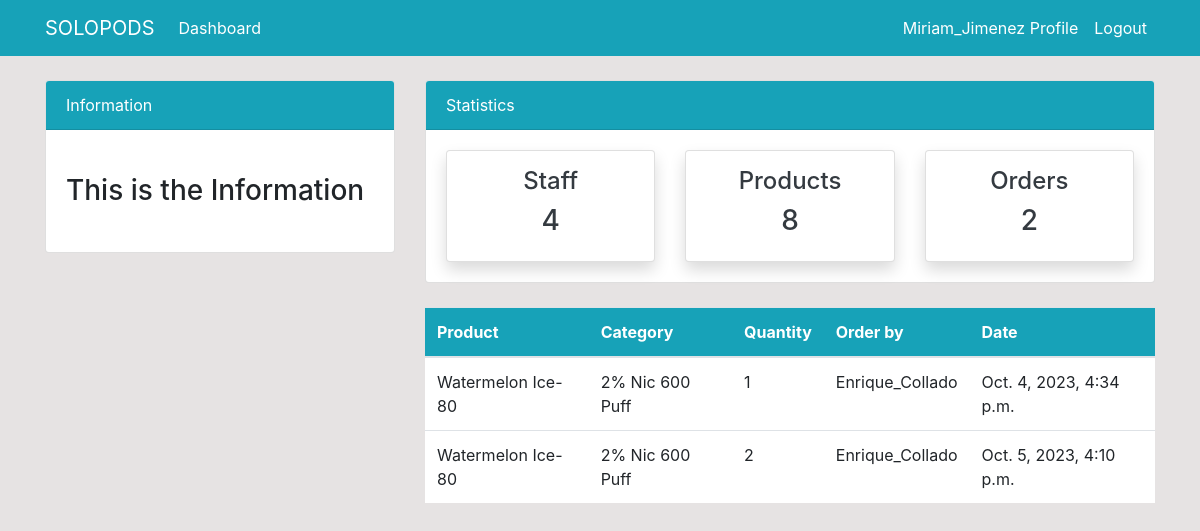
Screenshot of /order/ (signed in) with the database file from the repository.
### dashboard/models.py (models this page shows, shortened)
class Order(models.Model):
    product = models.ForeignKey(Product, on_delete=models.CASCADE, null=True)
    staff = models.ForeignKey(User, models.CASCADE, null=True)
    order_quantity = models.PositiveIntegerField(null=True)
    date = models.DateTimeField(auto_now_add=True)
    class Meta:
        verbose_name_plural = 'Order'

class Product(models.Model):
    name = models.CharField(max_length=100, null=True)
    category = models.CharField(max_length=20, choices=CATEGORY, null=True)
    quantity = models.PositiveIntegerField(null=True)
    class Meta:
        verbose_name_plural = 'Product'
    def __str__(self):
        return f'{self.name}-{self.quantity}'

### dashboard/views.py (the view)
# urls.py: path('order/', views.order, name='dashboard-order'),
@login_required
def order(request):
    orders = Order.objects.all()
    orders_count = orders.count()
    workers_count = User.objects.all().count()
    product_count = Product.objects.all().count()
    context = {
        'orders': orders,
        'workers_count': workers_count,
        'orders_count': orders_count,
        'product_count': product_count,
    }
    return render(request, 'dashboard/order.html', context)

### templates/dashboard/order.html (shortened to what this page needs)
{% extends 'partials/base.html' %}
{% block content %}
{% include 'partials/topnav.html' %}
    <div class="container">
        <div class="row my-4">
            <div class="col-md-4">
            </div>
            <div class="col-md-8">
                <table class="table bg-white">
                    <thead class="bg-info">
                        <tr class="text-white">
                            <th scope="col">Product</th>
                            <th scope="col">Category</th>
                            <th scope="col">Quantity</th>
                            <th scope="col">Order by</th>
                            <th scope="col">Date</th>
                        </tr>
                    </thead>
                    <tbody>
                        {% for orders in orders %}
                        <tr>
                            <td>{{ orders.product }}</td>
                            <td>{{ orders.product.category }}</td>
                            <td>{{ orders.order_quantity }}</td>
                            <td>{{ orders.staff.username }}</td>
                            <td>{{ orders.date }}</td>
                        </tr>
                        {% endfor %}
                    </tbody>
                </table>
            </div>
        </div>
    </div>
{% endblock %}

### templates/partials/nav.html (shortened to what this page needs)
    <nav class="navbar navbar-expand-lg navbar-info bg-info">
        {% if user.is_authenticated %}
        <div class="container">
            <a class="navbar-brand text-white" href="{% url 'dashboard-index' %}">SOLOPODS</a>
            <div class="collapse navbar-collapse" id="navbarSupportedContent">
                <ul class="navbar-nav mr-auto">
                    <li class="nav-item active">
                        <a class="nav-link text-white" href="{% url 'dashboard-index' %}">Dashboard </a>
                    </li>
                </ul>
                <ul class="navbar-nav ml-auto">
                    <li class="nav-item active">
                        <a class="nav-link text-white" href="{% url 'user-profile' %}">{{ user.username }} Profile</a>
                    </li>
                    <li class="nav-item">
                        <a class="nav-link text-white" href="{% url 'user-logout' %}">Logout</a>
                    </li>
                </ul>
                {% endif %}
            </div>
        </div>
    </nav>

### static/style.css (style rules this page uses)
body { background: rgb(230, 227, 227); }

### rows the page displays
Order: product "Watermelon Ice-80", product.category "2% Nic 600 Puff", order_quantity "1", staff.username "Enrique_Collado", date "Oct. 4, 2023, 4:34 p.m."
Order: product "Watermelon Ice-80", product.category "2% Nic 600 Puff", order_quantity "2", staff.username "Enrique_Collado", date "Oct. 5, 2023, 4:10 p.m."

### other values shown
{{ user.username }} "Miriam_Jimenez"
{{ workers_count }} "4"
{{ product_count }} "8"
{{ orders_count }} "2"
